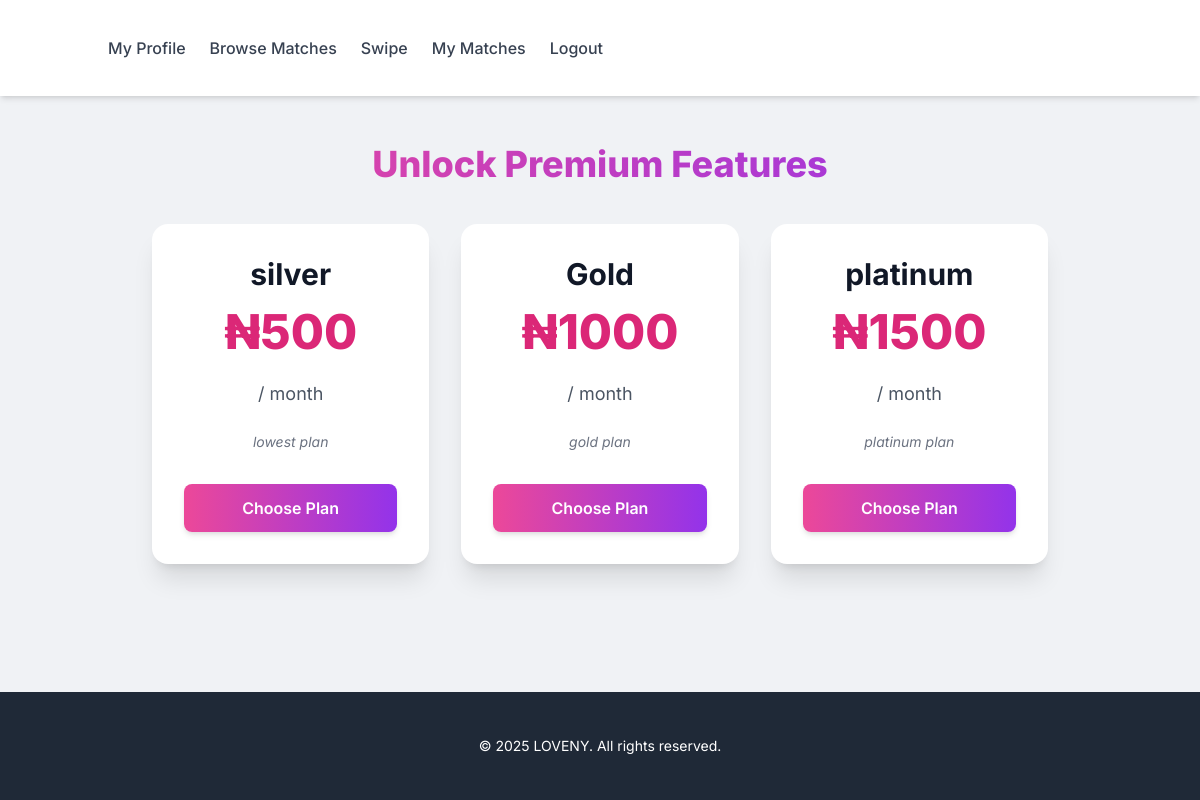
/accounts/plans/ (signed in), run on the app's committed database.
### accounts/models.py (models this page shows, shortened)
class SubscriptionPlan(models.Model):
    name = models.CharField(max_length=100, unique=True)
    price = models.DecimalField(max_digits=10, decimal_places=2)
    duration_days = models.IntegerField(help_text="Duration of the plan in days")
    description = models.TextField(blank=True, null=True)
    features = models.JSONField(default=list, blank=True, help_text="List of features included in this plan (e.g., ['Ad-free experience', 'Send unlimited messages'])")
    is_active = models.BooleanField(default=True)
    created_at = models.DateTimeField(auto_now_add=True)
    updated_at = models.DateTimeField(auto_now=True)

### accounts/views.py (the view)
# urls.py: path('plans/', views.subscription_plans_view, name='subscription_plans'),
@login_required
def subscription_plans_view(request):
    plans = SubscriptionPlan.objects.filter(is_active=True).order_by('price')
    context = {
        'plans': plans
    }
    return render(request, 'accounts/subscription_plans.html', context)

### accounts/templates/accounts/subscription_plans.html (shortened to what this page needs)
{% extends 'accounts/base.html' %}
{% block content %}
<div class="container mx-auto p-4">
    <h1 class="text-4xl font-extrabold text-transparent bg-clip-text bg-gradient-to-r from-pink-500 to-purple-600 text-center mb-10">
    </h1>
    <div class="grid grid-cols-1 md:grid-cols-2 lg:grid-cols-3 gap-8 max-w-4xl mx-auto">
        {% for plan in plans %}
        <div class="bg-white rounded-2xl shadow-xl p-8 flex flex-col items-center text-center transition-transform transform hover:scale-105 duration-200 ease-in-out">
            <h2 class="text-3xl font-bold text-gray-900 mb-4">{{ plan.name }}</h2>
            <p class="text-5xl font-extrabold text-pink-600 mb-6">₦{{ plan.price|floatformat:"0" }}</p>
            <p class="text-lg text-gray-600 mb-6">
                {% if plan.duration_days == 7 %}
                    / 7 days
                {% elif plan.duration_days == 30 %}
                    / month
                {% else %}
                    / {{ plan.duration_days }} days
                {% endif %}
            </p>
            <ul class="text-left text-gray-700 space-y-3 mb-8 w-full">
                {% if not plan.features and plan.description %}
                    <li class="text-center italic text-sm text-gray-500">{{ plan.description }}</li>
                {% elif not plan.features %}
                    <li class="text-center italic text-sm text-gray-500">No features listed.</li>
                {% endif %}
            </ul>
            <a href="{% url 'initiate_payment' plan_id=plan.id %}" class="btn btn-primary w-full py-3">
                Choose Plan
            </a>
        </div>
        {% endfor %}
    </div>
</div>
{% endblock content %}

### accounts/templates/accounts/base.html (style rules this page uses)
body { font-family: 'Inter', sans-serif; background-color: #f0f2f5; color: #333; }
.container { max-width: 960px; margin: 0 auto; padding: 20px; }
.btn { padding-left: 1.5rem; padding-right: 1.5rem; padding-top: 0.75rem; padding-bottom: 0.75rem; border-radius: 0.5rem; font-weight: 600; transition: all 0.3s ease-in-out; }
.btn-primary { background-image: linear-gradient(to right, #ec4899, #9333ea); color: #fff; box-shadow: 0 4px 6px -1px rgba(0, 0, 0, 0.1), 0 2px 4px -1px rgba(0, 0, 0, 0.06); }

### data on the page
SubscriptionPlan: name "silver", price "500", duration_days "/ month", description "lowest plan"
SubscriptionPlan: name "Gold", price "1000", duration_days "/ month", description "gold plan"
SubscriptionPlan: name "platinum", price "1500", duration_days "/ month", description "platinum plan"
